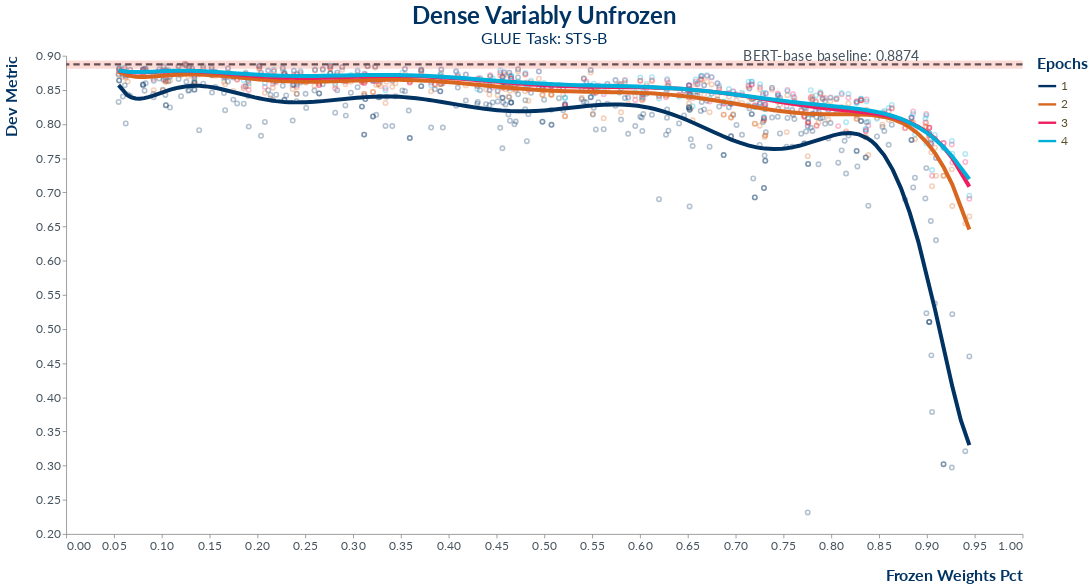

This figure's notebook cell:
### Markdown cell above
## (<font color='Red'>Frozen Weights</font>) `STS-B` Performance Line plot
### using polynomial regression (O=10), default color scheme, BERT-base comparison

### Code cell
# load STS-B performance data from CSV, pivot columns for analysis
f_ = "stsb_final_exp.csv"
df = prepare_data_performance_line(pd.read_csv(os.path.join(fpath_, f_)))

# generate and display plot
viz = altair_frozen_weights_performance_plot(data = df, xaxis_title = "Frozen Weights Pct", yaxis_title = "Dev Metric",
    width = 1200, height = 600, title_subtitle = "GLUE Task: STS-B", comparison_bert_range = [0.889, 0.893, 0.881, 0.885, 0.889])
viz

### Figure 1 — Vega-Lite specification as saved in the notebook (floating-point values rounded to 4 significant figures; data arrays with more than 128 entries replaced by an {"elided": "..."} marker saying what was removed)
{"config": {"title": {"fontSize": 30, "font": "Lato", "anchor": "middle", "align": "center", "color": "#003262", "subtitleFontSize": 20, "subtitleFont": "Lato", "subtitleAcchor": "middle", "subtitleAlign": "center", "subtitleColor": "#003262"}, "axisX": {"labelFont": "Lato", "labelColor": "#46535e", "labelFontSize": 15, "titleFont": "Lato", "titleFontSize": 20, "titleColor": "#003262", "titleAlign": "right", "titleAnchor": "end", "titlePadding": 20}, "axisY": {"labelFont": "Lato", "labelColor": "#46535e", "labelFontSize": 15, "titleFont": "Lato", "titleFontSize": 20, "titleColor": "#003262", "titleAlign": "right", "titleAnchor": "end", "titlePadding": 20}, "headerRow": {"labelFont": "Lato", "titleFont": "Lato", "titleFontSize": 15, "titleColor": "#003262", "titleAlign": "right", "titleAnchor": "end"}, "legend": {"labelFont": "Lato", "labelFontSize": 15, "labelColor": "#584f29", "symbolType": "stroke", "symbolStrokeWidth": 3, "symbolOpacity": 1.0, "symbolSize": 500, "titleFont": "Lato", "titleFontSize": 20, "titleColor": "#003262"}, "view": {"labelFont": "Lato", "labelColor": "#46535e", "labelFontSize": 15, "titleFont": "Lato", "titleFontSize": 20, "titleColor": "#003262", "titleAlign": "right", "titleAnchor": "end", "strokeWidth": 0}, "facet": {"labelFont": "Lato", "labelColor": "#46535e", "labelFontSize": 15, "titleFont": "Lato", "titleFontSize": 20, "titleColor": "#003262", "titleAlign": "right", "titleAnchor": "end"}, "row": {"labelFont": "Lato", "labelColor": "#46535e", "labelFontSize": 15, "titleFont": "Lato", "titleFontSize": 20, "titleColor": "#003262", "titleAlign": "right", "titleAnchor": "end"}, "axis": {"grid": false}}, "layer": [{"layer": [{"mark": {"type": "point", "opacity": 0.3, "size": 30}, "encoding": {"color": {"type": "nominal", "field": "category", "legend": {"title": "Epochs"}, "scale": {"range": ["#003262", "#D9661F", "#ee1f60", "#00b0da"]}}, "x": {"type": "quantitative", "field": "Frozen Weights Pct", "scale": {"domain": [0.004872, 0.9944]}}, "y": {"type": "quantitative", "field": "Dev Metric", "scale": {"domain": [0.2316, 0.8885]}}}, "height": 600, "transform": [{"fold": ["1", "2", "3", "4"], "as": ["category", "Dev Metric"]}], "width": 1200}, {"mark": {"type": "line", "opacity": 1.0, "size": 5}, "encoding": {"color": {"type": "nominal", "field": "category", "legend": {"title": "Epochs"}, "scale": {"range": ["#003262", "#D9661F", "#ee1f60", "#00b0da"]}}, "x": {"type": "quantitative", "field": "Frozen Weights Pct", "scale": {"domain": [0.004872, 0.9944]}}, "y": {"type": "quantitative", "field": "Dev Metric", "scale": {"domain": [0.2316, 0.8885]}}}, "height": 600, "transform": [{"fold": ["1", "2", "3", "4"], "as": ["category", "Dev Metric"]}, {"on": "Frozen Weights Pct", "regression": "Dev Metric", "groupby": ["category"], "method": "poly", "order": 10}], "width": 1200}, {"data": {"name": "data-2d350f0d47e11db723298f6d0aa59e21"}, "mark": {"type": "rule", "color": "#46535e", "size": 3, "strokeDash": [8, 5]}, "encoding": {"y": {"type": "quantitative", "field": "Dev Metric"}}}, {"data": {"name": "data-c9c7a454fcb892119d795b6bf5107a40"}, "mark": {"type": "text", "color": "#46535e", "font": "Lato", "fontSize": 18}, "encoding": {"text": {"type": "nominal", "field": "out"}, "x": {"type": "quantitative", "field": "Frozen Weights Pct"}, "y": {"type": "quantitative", "field": "Dev Metric"}}}, {"data": {"name": "data-f3205b125f9046bf79e856ec28cde25a"}, "mark": {"type": "area", "color": "#ed4e33", "opacity": 0.2}, "encoding": {"x": {"type": "quantitative", "axis": {"title": "Frozen Weights Pct"}, "field": "x"}, "y": {"type": "quantitative", "axis": {"title": "Dev Metric"}, "field": "lower"}, "y2": {"field": "upper"}}}]}], "data": {"name": "data-b7918d58a04d78f2b1bb788f410edc74"}, "resolve": {"legend": {"color": "independent"}}, "title": {"text": "Dense Variably Unfrozen", "subtitle": "GLUE Task: STS-B"}, "$schema": "https://vega.github.io/schema/vega-lite/v4.8.1.json", "datasets": {"data-b7918d58a04d78f2b1bb788f410edc74": {"elided": "300 records"}, "data-2d350f0d47e11db723298f6d0aa59e21": [{"Dev Metric": 0.8874}], "data-c9c7a454fcb892119d795b6bf5107a40": [{"Frozen Weights Pct": 0.8, "Dev Metric": 0.898, "out": "BERT-base baseline: 0.8874"}], "data-f3205b125f9046bf79e856ec28cde25a": [{"x": 0.0, "lower": 0.881, "upper": 0.893}, {"x": 0.1, "lower": 0.881, "upper": 0.893}, {"x": 0.2, "lower": 0.881, "upper": 0.893}, {"x": 0.3, "lower": 0.881, "upper": 0.893}, {"x": 0.4, "lower": 0.881, "upper": 0.893}, {"x": 0.5, "lower": 0.881, "upper": 0.893}, {"x": 0.6, "lower": 0.881, "upper": 0.893}, {"x": 0.7, "lower": 0.881, "upper": 0.893}, {"x": 0.8, "lower": 0.881, "upper": 0.893}, {"x": 0.9, "lower": 0.881, "upper": 0.893}, {"x": 1.0, "lower": 0.881, "upper": 0.893}]}}
